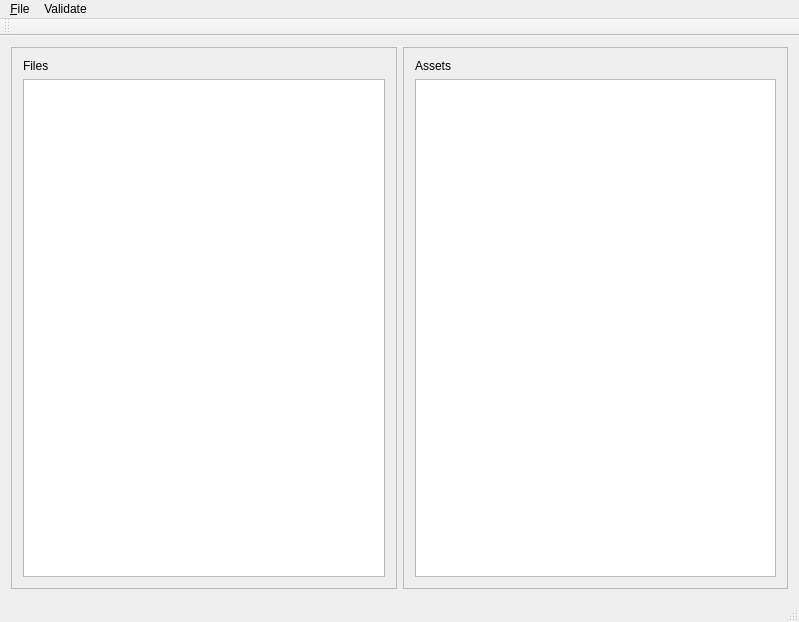
<?xml version="1.0" encoding="UTF-8"?>
<ui version="4.0">
 <class>ArxMainWindowClass</class>
 <widget class="QMainWindow" name="ArxMainWindowClass">
  <property name="geometry">
   <rect>
    <x>0</x>
    <y>0</y>
    <width>799</width>
    <height>622</height>
   </rect>
  </property>
  <property name="windowTitle">
   <string>ArxEdit</string>
  </property>
  <widget class="QWidget" name="centralWidget">
   <property name="sizePolicy">
    <sizepolicy hsizetype="Preferred" vsizetype="Preferred">
     <horstretch>0</horstretch>
     <verstretch>0</verstretch>
    </sizepolicy>
   </property>
   <layout class="QHBoxLayout" name="horizontalLayout">
    <item>
     <widget class="QFrame" name="frame_2">
      <property name="frameShape">
       <enum>QFrame::StyledPanel</enum>
      </property>
      <property name="frameShadow">
       <enum>QFrame::Raised</enum>
      </property>
      <layout class="QVBoxLayout" name="verticalLayout_3">
       <item>
        <widget class="QLabel" name="label">
         <property name="text">
          <string>Files</string>
         </property>
        </widget>
       </item>
       <item>
        <widget class="QTreeView" name="treeView"/>
       </item>
      </layout>
     </widget>
    </item>
    <item>
     <widget class="QFrame" name="frame">
      <property name="frameShape">
       <enum>QFrame::StyledPanel</enum>
      </property>
      <property name="frameShadow">
       <enum>QFrame::Raised</enum>
      </property>
      <layout class="QVBoxLayout" name="verticalLayout_2">
       <item>
        <widget class="QLabel" name="label_2">
         <property name="text">
          <string>Assets</string>
         </property>
        </widget>
       </item>
       <item>
        <widget class="QTreeView" name="assetsTree">
         <property name="minimumSize">
          <size>
           <width>100</width>
           <height>0</height>
          </size>
         </property>
         <property name="baseSize">
          <size>
           <width>0</width>
           <height>0</height>
          </size>
         </property>
         <attribute name="headerDefaultSectionSize">
          <number>150</number>
         </attribute>
        </widget>
       </item>
      </layout>
     </widget>
    </item>
   </layout>
  </widget>
  <widget class="QMenuBar" name="menuBar">
   <property name="geometry">
    <rect>
     <x>0</x>
     <y>0</y>
     <width>799</width>
     <height>19</height>
    </rect>
   </property>
   <widget class="QMenu" name="menu_File">
    <property name="title">
     <string>&amp;File</string>
    </property>
    <addaction name="actionOpenLevel"/>
    <addaction name="actionNewLevel"/>
    <addaction name="separator"/>
    <addaction name="actionExit"/>
   </widget>
   <widget class="QMenu" name="menuValidateAllAssets">
    <property name="title">
     <string>Validate</string>
    </property>
    <addaction name="actionValidateAll"/>
   </widget>
   <addaction name="menu_File"/>
   <addaction name="menuValidateAllAssets"/>
  </widget>
  <widget class="QToolBar" name="mainToolBar">
   <attribute name="toolBarArea">
    <enum>TopToolBarArea</enum>
   </attribute>
   <attribute name="toolBarBreak">
    <bool>false</bool>
   </attribute>
  </widget>
  <widget class="QStatusBar" name="statusBar"/>
  <action name="actionOpenLevel">
   <property name="text">
    <string>&amp;Open level...</string>
   </property>
   <property name="toolTip">
    <string>Open an existing level</string>
   </property>
  </action>
  <action name="actionExit">
   <property name="text">
    <string>&amp;Exit</string>
   </property>
   <property name="toolTip">
    <string>Exit the application</string>
   </property>
  </action>
  <action name="actionNewLevel">
   <property name="text">
    <string>&amp;New level</string>
   </property>
   <property name="toolTip">
    <string>Create a new level</string>
   </property>
  </action>
  <action name="actionValidateAll">
   <property name="text">
    <string>validate all</string>
   </property>
  </action>
 </widget>
 <layoutdefault spacing="6" margin="11"/>
 <resources/>
 <connections>
  <connection>
   <sender>actionOpenLevel</sender>
   <signal>triggered()</signal>
   <receiver>ArxMainWindowClass</receiver>
   <slot>onFileOpenLevel()</slot>
   <hints>
    <hint type="sourcelabel">
     <x>-1</x>
     <y>-1</y>
    </hint>
    <hint type="destinationlabel">
     <x>399</x>
     <y>310</y>
    </hint>
   </hints>
  </connection>
  <connection>
   <sender>actionNewLevel</sender>
   <signal>triggered()</signal>
   <receiver>ArxMainWindowClass</receiver>
   <slot>onFileNewLevel()</slot>
   <hints>
    <hint type="sourcelabel">
     <x>-1</x>
     <y>-1</y>
    </hint>
    <hint type="destinationlabel">
     <x>399</x>
     <y>310</y>
    </hint>
   </hints>
  </connection>
  <connection>
   <sender>actionExit</sender>
   <signal>triggered()</signal>
   <receiver>ArxMainWindowClass</receiver>
   <slot>close()</slot>
   <hints>
    <hint type="sourcelabel">
     <x>-1</x>
     <y>-1</y>
    </hint>
    <hint type="destinationlabel">
     <x>399</x>
     <y>310</y>
    </hint>
   </hints>
  </connection>
  <connection>
   <sender>actionValidateAll</sender>
   <signal>triggered()</signal>
   <receiver>ArxMainWindowClass</receiver>
   <slot>onFileNewLevel()</slot>
   <hints>
    <hint type="sourcelabel">
     <x>-1</x>
     <y>-1</y>
    </hint>
    <hint type="destinationlabel">
     <x>399</x>
     <y>310</y>
    </hint>
   </hints>
  </connection>
 </connections>
 <slots>
  <slot>onFileOpenLevel()</slot>
  <slot>onFileNewLevel()</slot>
 </slots>
</ui>
